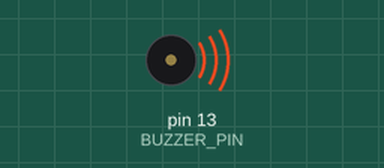
Simulated run of this sketch. Board: Arduino Uno, built with avr-gcc and run on an emulated ATmega328P. On the bench: buzzer (waves = sounding).

Above: at 0.12 s.
At 2.37 s:
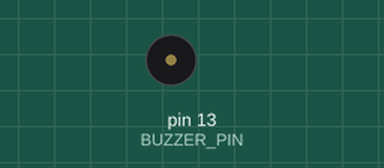
Timing chart, 0 to 3.0 s (numbered marks = the images above):
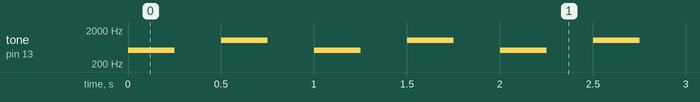

The sketch:

Buzzer-Alert.ino
```cpp
// https://github.com/lbernstone/Tone32
#include <Tone32.h>

#define BUZZER_PIN 13
#define BUZZER_CHANNEL 0

void setup() {}

void loop() {

    int duration = 1000/ 4;
    tone(BUZZER_PIN, 500, duration, BUZZER_CHANNEL);

    delay(duration);
    // stop the tone
    noTone(BUZZER_PIN, BUZZER_CHANNEL);
    tone(BUZZER_PIN, 1000, duration, BUZZER_CHANNEL);
    // pause between notes

    delay(duration);
    // stop the tone
    noTone(BUZZER_PIN, BUZZER_CHANNEL);

}
```

Measured:
- by itself, tone on pin 13 (BUZZER_PIN): repeats every 1.0 s: silent 0.25 s, 1000 Hz 0.25 s, silent 0.25 s, 500 Hz 0.25 s
